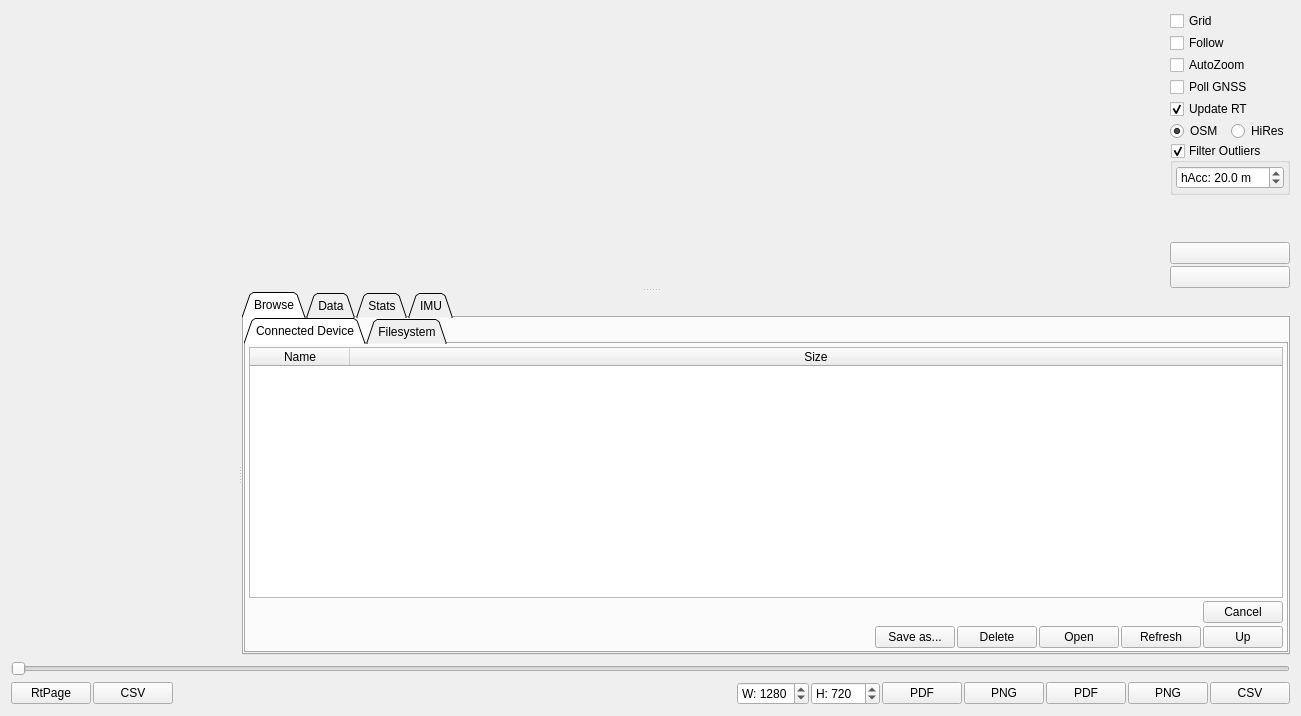
<?xml version="1.0" encoding="UTF-8"?>
<ui version="4.0">
 <class>PageLogAnalysis</class>
 <widget class="QWidget" name="PageLogAnalysis">
  <property name="geometry">
   <rect>
    <x>0</x>
    <y>0</y>
    <width>1301</width>
    <height>716</height>
   </rect>
  </property>
  <property name="windowTitle">
   <string>Form</string>
  </property>
  <layout class="QVBoxLayout" name="verticalLayout_3">
   <item>
    <widget class="QSplitter" name="mapSplitter">
     <property name="orientation">
      <enum>Qt::Orientation::Vertical</enum>
     </property>
     <widget class="QWidget" name="layoutWidget">
      <layout class="QHBoxLayout" name="horizontalLayout_2" stretch="1,0">
       <item>
        <widget class="MapWidget" name="map" native="true">
         <property name="sizePolicy">
          <sizepolicy hsizetype="MinimumExpanding" vsizetype="Preferred">
           <horstretch>0</horstretch>
           <verstretch>0</verstretch>
          </sizepolicy>
         </property>
        </widget>
       </item>
       <item>
        <layout class="QVBoxLayout" name="verticalLayout_2" stretch="0,0,0,0,0,0,0,1,0,0">
         <property name="spacing">
          <number>2</number>
         </property>
         <item>
          <widget class="QCheckBox" name="gridBox">
           <property name="text">
            <string>Grid</string>
           </property>
           <property name="checked">
            <bool>false</bool>
           </property>
          </widget>
         </item>
         <item>
          <widget class="QCheckBox" name="followBox">
           <property name="toolTip">
            <string>Follow log position on map</string>
           </property>
           <property name="text">
            <string>Follow</string>
           </property>
          </widget>
         </item>
         <item>
          <widget class="QCheckBox" name="autoZoomBox">
           <property name="toolTip">
            <string>Zoom in on trajectory when zooming in on data.</string>
           </property>
           <property name="text">
            <string>AutoZoom</string>
           </property>
          </widget>
         </item>
         <item>
          <widget class="QCheckBox" name="pollGnssBox">
           <property name="toolTip">
            <string>Poll realtime GNSS-data from the connected device.</string>
           </property>
           <property name="text">
            <string>Poll GNSS</string>
           </property>
          </widget>
         </item>
         <item>
          <widget class="QCheckBox" name="updateRtBox">
           <property name="toolTip">
            <string>Update plots while receiving data</string>
           </property>
           <property name="text">
            <string>Update RT</string>
           </property>
           <property name="checked">
            <bool>true</bool>
           </property>
          </widget>
         </item>
         <item>
          <layout class="QHBoxLayout" name="horizontalLayout_3">
           <item>
            <widget class="QRadioButton" name="tilesOsmButton">
             <property name="toolTip">
              <string>Use tiles from https://www.openstreetmap.org</string>
             </property>
             <property name="text">
              <string>OSM</string>
             </property>
             <property name="checked">
              <bool>true</bool>
             </property>
            </widget>
           </item>
           <item>
            <widget class="QRadioButton" name="tilesHiResButton">
             <property name="toolTip">
              <string>Use tiles from https://www.fau.de/</string>
             </property>
             <property name="text">
              <string>HiRes</string>
             </property>
             <property name="checked">
              <bool>false</bool>
             </property>
            </widget>
           </item>
          </layout>
         </item>
         <item>
          <widget class="QGroupBox" name="filterOutlierBox">
           <property name="sizePolicy">
            <sizepolicy hsizetype="Preferred" vsizetype="Fixed">
             <horstretch>0</horstretch>
             <verstretch>0</verstretch>
            </sizepolicy>
           </property>
           <property name="title">
            <string>Filter Outliers</string>
           </property>
           <property name="checkable">
            <bool>true</bool>
           </property>
           <property name="checked">
            <bool>true</bool>
           </property>
           <layout class="QVBoxLayout" name="verticalLayout_6">
            <property name="spacing">
             <number>3</number>
            </property>
            <property name="leftMargin">
             <number>3</number>
            </property>
            <property name="topMargin">
             <number>3</number>
            </property>
            <property name="rightMargin">
             <number>3</number>
            </property>
            <property name="bottomMargin">
             <number>3</number>
            </property>
            <item>
             <widget class="QDoubleSpinBox" name="filterhAccBox">
              <property name="toolTip">
               <string>Worst horizontal accuracy for points</string>
              </property>
              <property name="prefix">
               <string>hAcc: </string>
              </property>
              <property name="suffix">
               <string> m</string>
              </property>
              <property name="decimals">
               <number>1</number>
              </property>
              <property name="value">
               <double>20.000000000000000</double>
              </property>
             </widget>
            </item>
           </layout>
          </widget>
         </item>
         <item>
          <spacer name="verticalSpacer">
           <property name="orientation">
            <enum>Qt::Orientation::Vertical</enum>
           </property>
           <property name="sizeType">
            <enum>QSizePolicy::Policy::MinimumExpanding</enum>
           </property>
          </spacer>
         </item>
         <item>
          <widget class="QPushButton" name="centerButton">
           <property name="toolTip">
            <string>Zoom in on trace</string>
           </property>
           <property name="text">
            <string/>
           </property>
           <property name="icon">
            <iconset resource="../res.qrc">
             <normaloff>:/res/icons/icons8-target-96.png</normaloff>:/res/icons/icons8-target-96.png</iconset>
           </property>
          </widget>
         </item>
         <item>
          <widget class="QPushButton" name="playButton">
           <property name="toolTip">
            <string>Play log in real time</string>
           </property>
           <property name="text">
            <string/>
           </property>
           <property name="icon">
            <iconset resource="../res.qrc">
             <normaloff>:/res/icons/Circled Play-96.png</normaloff>:/res/icons/Circled Play-96.png</iconset>
           </property>
           <property name="checkable">
            <bool>true</bool>
           </property>
          </widget>
         </item>
        </layout>
       </item>
      </layout>
     </widget>
     <widget class="QSplitter" name="statSplitter">
      <property name="orientation">
       <enum>Qt::Orientation::Horizontal</enum>
      </property>
      <widget class="QCustomPlot" name="plot" native="true">
       <property name="sizePolicy">
        <sizepolicy hsizetype="MinimumExpanding" vsizetype="Preferred">
         <horstretch>0</horstretch>
         <verstretch>0</verstretch>
        </sizepolicy>
       </property>
      </widget>
      <widget class="QTabWidget" name="tabWidget">
       <property name="tabPosition">
        <enum>QTabWidget::TabPosition::North</enum>
       </property>
       <property name="tabShape">
        <enum>QTabWidget::TabShape::Triangular</enum>
       </property>
       <property name="currentIndex">
        <number>0</number>
       </property>
       <widget class="QWidget" name="tab_4">
        <attribute name="title">
         <string>Browse</string>
        </attribute>
        <attribute name="toolTip">
         <string>Browse directory of last log file.</string>
        </attribute>
        <layout class="QVBoxLayout" name="verticalLayout_7">
         <property name="spacing">
          <number>0</number>
         </property>
         <property name="leftMargin">
          <number>0</number>
         </property>
         <property name="topMargin">
          <number>0</number>
         </property>
         <property name="rightMargin">
          <number>0</number>
         </property>
         <property name="bottomMargin">
          <number>0</number>
         </property>
         <item>
          <widget class="QTabWidget" name="browseTabWidget">
           <property name="tabPosition">
            <enum>QTabWidget::TabPosition::North</enum>
           </property>
           <property name="tabShape">
            <enum>QTabWidget::TabShape::Triangular</enum>
           </property>
           <property name="currentIndex">
            <number>0</number>
           </property>
           <widget class="QWidget" name="vescLogTab">
            <attribute name="title">
             <string>Connected Device</string>
            </attribute>
            <layout class="QVBoxLayout" name="verticalLayout_9">
             <property name="spacing">
              <number>3</number>
             </property>
             <property name="leftMargin">
              <number>3</number>
             </property>
             <property name="topMargin">
              <number>3</number>
             </property>
             <property name="rightMargin">
              <number>3</number>
             </property>
             <property name="bottomMargin">
              <number>3</number>
             </property>
             <item>
              <widget class="QTableWidget" name="vescLogTable">
               <property name="editTriggers">
                <set>QAbstractItemView::EditTrigger::NoEditTriggers</set>
               </property>
               <property name="selectionMode">
                <enum>QAbstractItemView::SelectionMode::ExtendedSelection</enum>
               </property>
               <property name="selectionBehavior">
                <enum>QAbstractItemView::SelectionBehavior::SelectRows</enum>
               </property>
               <attribute name="horizontalHeaderStretchLastSection">
                <bool>true</bool>
               </attribute>
               <column>
                <property name="text">
                 <string>Name</string>
                </property>
               </column>
               <column>
                <property name="text">
                 <string>Size</string>
                </property>
               </column>
              </widget>
             </item>
             <item>
              <layout class="QHBoxLayout" name="horizontalLayout_5">
               <property name="spacing">
                <number>2</number>
               </property>
               <item>
                <widget class="DisplayPercentage" name="vescDisplay" native="true">
                 <property name="sizePolicy">
                  <sizepolicy hsizetype="MinimumExpanding" vsizetype="Preferred">
                   <horstretch>0</horstretch>
                   <verstretch>0</verstretch>
                  </sizepolicy>
                 </property>
                </widget>
               </item>
               <item>
                <widget class="QPushButton" name="vescLogCancelButton">
                 <property name="text">
                  <string>Cancel</string>
                 </property>
                </widget>
               </item>
              </layout>
             </item>
             <item>
              <widget class="QWidget" name="widget" native="true">
               <layout class="QHBoxLayout" name="horizontalLayout_6">
                <property name="spacing">
                 <number>2</number>
                </property>
                <property name="leftMargin">
                 <number>0</number>
                </property>
                <property name="topMargin">
                 <number>0</number>
                </property>
                <property name="rightMargin">
                 <number>0</number>
                </property>
                <property name="bottomMargin">
                 <number>0</number>
                </property>
                <item>
                 <spacer name="horizontalSpacer_3">
                  <property name="orientation">
                   <enum>Qt::Orientation::Horizontal</enum>
                  </property>
                  <property name="sizeHint" stdset="0">
                   <size>
                    <width>40</width>
                    <height>20</height>
                   </size>
                  </property>
                 </spacer>
                </item>
                <item>
                 <widget class="QPushButton" name="vescSaveAsButton">
                  <property name="text">
                   <string>Save as...</string>
                  </property>
                 </widget>
                </item>
                <item>
                 <widget class="QPushButton" name="vescLogDeleteButton">
                  <property name="text">
                   <string>Delete</string>
                  </property>
                  <property name="icon">
                   <iconset resource="../res.qrc">
                    <normaloff>:/res/icons/Delete-96.png</normaloff>:/res/icons/Delete-96.png</iconset>
                  </property>
                 </widget>
                </item>
                <item>
                 <widget class="QPushButton" name="vescLogListOpenButton">
                  <property name="text">
                   <string>Open</string>
                  </property>
                  <property name="icon">
                   <iconset resource="../res.qrc">
                    <normaloff>:/res/icons/Open Folder-96.png</normaloff>:/res/icons/Open Folder-96.png</iconset>
                  </property>
                 </widget>
                </item>
                <item>
                 <widget class="QPushButton" name="vescLogListRefreshButton">
                  <property name="text">
                   <string>Refresh</string>
                  </property>
                  <property name="icon">
                   <iconset resource="../res.qrc">
                    <normaloff>:/res/icons/Refresh-96.png</normaloff>:/res/icons/Refresh-96.png</iconset>
                  </property>
                 </widget>
                </item>
                <item>
                 <widget class="QPushButton" name="vescUpButton">
                  <property name="toolTip">
                   <string>Go up one directory</string>
                  </property>
                  <property name="text">
                   <string>Up</string>
                  </property>
                  <property name="icon">
                   <iconset resource="../res.qrc">
                    <normaloff>:/res/icons/Upload-96.png</normaloff>:/res/icons/Upload-96.png</iconset>
                  </property>
                 </widget>
                </item>
               </layout>
              </widget>
             </item>
            </layout>
           </widget>
           <widget class="QWidget" name="tab_5">
            <attribute name="title">
             <string>Filesystem</string>
            </attribute>
            <layout class="QVBoxLayout" name="verticalLayout_8">
             <property name="spacing">
              <number>3</number>
             </property>
             <property name="leftMargin">
              <number>3</number>
             </property>
             <property name="topMargin">
              <number>3</number>
             </property>
             <property name="rightMargin">
              <number>3</number>
             </property>
             <property name="bottomMargin">
              <number>3</number>
             </property>
             <item>
              <widget class="QTableWidget" name="logTable">
               <property name="editTriggers">
                <set>QAbstractItemView::EditTrigger::NoEditTriggers</set>
               </property>
               <property name="selectionMode">
                <enum>QAbstractItemView::SelectionMode::SingleSelection</enum>
               </property>
               <property name="selectionBehavior">
                <enum>QAbstractItemView::SelectionBehavior::SelectRows</enum>
               </property>
               <attribute name="horizontalHeaderStretchLastSection">
                <bool>true</bool>
               </attribute>
               <column>
                <property name="text">
                 <string>Name</string>
                </property>
               </column>
               <column>
                <property name="text">
                 <string>Size</string>
                </property>
               </column>
              </widget>
             </item>
             <item>
              <layout class="QHBoxLayout" name="horizontalLayout_4">
               <item>
                <spacer name="horizontalSpacer_2">
                 <property name="orientation">
                  <enum>Qt::Orientation::Horizontal</enum>
                 </property>
                 <property name="sizeHint" stdset="0">
                  <size>
                   <width>40</width>
                   <height>20</height>
                  </size>
                 </property>
                </spacer>
               </item>
               <item>
                <widget class="QPushButton" name="logListRefreshButton">
                 <property name="text">
                  <string>Refresh</string>
                 </property>
                 <property name="icon">
                  <iconset resource="../res.qrc">
                   <normaloff>:/res/icons/Refresh-96.png</normaloff>:/res/icons/Refresh-96.png</iconset>
                 </property>
                </widget>
               </item>
               <item>
                <widget class="QPushButton" name="logListOpenButton">
                 <property name="text">
                  <string>Open Selected</string>
                 </property>
                 <property name="icon">
                  <iconset resource="../res.qrc">
                   <normaloff>:/res/icons/Open Folder-96.png</normaloff>:/res/icons/Open Folder-96.png</iconset>
                 </property>
                </widget>
               </item>
              </layout>
             </item>
            </layout>
           </widget>
          </widget>
         </item>
        </layout>
       </widget>
       <widget class="QWidget" name="tab">
        <attribute name="title">
         <string>Data</string>
        </attribute>
        <layout class="QVBoxLayout" name="verticalLayout">
         <property name="leftMargin">
          <number>3</number>
         </property>
         <property name="topMargin">
          <number>3</number>
         </property>
         <property name="rightMargin">
          <number>3</number>
         </property>
         <property name="bottomMargin">
          <number>3</number>
         </property>
         <item>
          <widget class="QTableWidget" name="dataTable">
           <property name="editTriggers">
            <set>QAbstractItemView::EditTrigger::NoEditTriggers</set>
           </property>
           <property name="alternatingRowColors">
            <bool>true</bool>
           </property>
           <property name="selectionMode">
            <enum>QAbstractItemView::SelectionMode::ExtendedSelection</enum>
           </property>
           <property name="selectionBehavior">
            <enum>QAbstractItemView::SelectionBehavior::SelectRows</enum>
           </property>
           <attribute name="horizontalHeaderStretchLastSection">
            <bool>false</bool>
           </attribute>
           <column>
            <property name="text">
             <string>Name</string>
            </property>
           </column>
           <column>
            <property name="text">
             <string>Value</string>
            </property>
           </column>
           <column>
            <property name="text">
             <string>Plot</string>
            </property>
           </column>
           <column>
            <property name="text">
             <string>Y2</string>
            </property>
            <property name="toolTip">
             <string>&lt;html&gt;&lt;head/&gt;&lt;body&gt;&lt;p&gt;Show this data series on the second Y axis to the right&lt;/p&gt;&lt;p&gt;Y axes will be autoscaled independently&lt;/p&gt;&lt;/body&gt;&lt;/html&gt;</string>
            </property>
           </column>
           <column>
            <property name="text">
             <string>Scale</string>
            </property>
           </column>
          </widget>
         </item>
        </layout>
       </widget>
       <widget class="QWidget" name="tab_2">
        <attribute name="title">
         <string>Stats</string>
        </attribute>
        <layout class="QVBoxLayout" name="verticalLayout_5">
         <property name="leftMargin">
          <number>3</number>
         </property>
         <property name="topMargin">
          <number>3</number>
         </property>
         <property name="rightMargin">
          <number>3</number>
         </property>
         <property name="bottomMargin">
          <number>3</number>
         </property>
         <item>
          <widget class="QTableWidget" name="statTable">
           <property name="editTriggers">
            <set>QAbstractItemView::EditTrigger::NoEditTriggers</set>
           </property>
           <property name="alternatingRowColors">
            <bool>true</bool>
           </property>
           <property name="selectionMode">
            <enum>QAbstractItemView::SelectionMode::NoSelection</enum>
           </property>
           <property name="selectionBehavior">
            <enum>QAbstractItemView::SelectionBehavior::SelectRows</enum>
           </property>
           <attribute name="horizontalHeaderStretchLastSection">
            <bool>true</bool>
           </attribute>
           <column>
            <property name="text">
             <string>Name</string>
            </property>
           </column>
           <column>
            <property name="text">
             <string>Value</string>
            </property>
           </column>
          </widget>
         </item>
        </layout>
       </widget>
       <widget class="QWidget" name="tab_3">
        <attribute name="title">
         <string>IMU</string>
        </attribute>
        <layout class="QVBoxLayout" name="verticalLayout_4"/>
       </widget>
      </widget>
     </widget>
    </widget>
   </item>
   <item>
    <widget class="SuperSlider" name="spanSlider">
     <property name="orientation">
      <enum>Qt::Orientation::Horizontal</enum>
     </property>
    </widget>
   </item>
   <item>
    <layout class="QHBoxLayout" name="horizontalLayout">
     <property name="spacing">
      <number>2</number>
     </property>
     <item>
      <widget class="QPushButton" name="openCurrentButton">
       <property name="toolTip">
        <string>Open log from RT data page</string>
       </property>
       <property name="text">
        <string>RtPage</string>
       </property>
       <property name="icon">
        <iconset resource="../res.qrc">
         <normaloff>:/res/icons/Open Folder-96.png</normaloff>:/res/icons/Open Folder-96.png</iconset>
       </property>
      </widget>
     </item>
     <item>
      <widget class="QPushButton" name="openCsvButton">
       <property name="toolTip">
        <string>Open CSV file...</string>
       </property>
       <property name="text">
        <string>CSV</string>
       </property>
       <property name="icon">
        <iconset resource="../res.qrc">
         <normaloff>:/res/icons/Open Folder-96.png</normaloff>:/res/icons/Open Folder-96.png</iconset>
       </property>
      </widget>
     </item>
     <item>
      <spacer name="horizontalSpacer">
       <property name="orientation">
        <enum>Qt::Orientation::Horizontal</enum>
       </property>
       <property name="sizeHint" stdset="0">
        <size>
         <width>40</width>
         <height>20</height>
        </size>
       </property>
      </spacer>
     </item>
     <item>
      <widget class="QSpinBox" name="saveWidthBox">
       <property name="sizePolicy">
        <sizepolicy hsizetype="Fixed" vsizetype="Fixed">
         <horstretch>0</horstretch>
         <verstretch>0</verstretch>
        </sizepolicy>
       </property>
       <property name="prefix">
        <string>W: </string>
       </property>
       <property name="maximum">
        <number>9999</number>
       </property>
       <property name="value">
        <number>1280</number>
       </property>
      </widget>
     </item>
     <item>
      <widget class="QSpinBox" name="saveHeightBox">
       <property name="sizePolicy">
        <sizepolicy hsizetype="Fixed" vsizetype="Fixed">
         <horstretch>0</horstretch>
         <verstretch>0</verstretch>
        </sizepolicy>
       </property>
       <property name="prefix">
        <string>H: </string>
       </property>
       <property name="maximum">
        <number>9999</number>
       </property>
       <property name="value">
        <number>720</number>
       </property>
      </widget>
     </item>
     <item>
      <widget class="QPushButton" name="savePlotPdfButton">
       <property name="toolTip">
        <string>Save plot as PDF image</string>
       </property>
       <property name="text">
        <string>PDF</string>
       </property>
       <property name="icon">
        <iconset resource="../res.qrc">
         <normaloff>:/res/icons/Line Chart-96.png</normaloff>:/res/icons/Line Chart-96.png</iconset>
       </property>
      </widget>
     </item>
     <item>
      <widget class="QPushButton" name="savePlotPngButton">
       <property name="toolTip">
        <string>Save plot as PNG image</string>
       </property>
       <property name="text">
        <string>PNG</string>
       </property>
       <property name="icon">
        <iconset resource="../res.qrc">
         <normaloff>:/res/icons/Line Chart-96.png</normaloff>:/res/icons/Line Chart-96.png</iconset>
       </property>
      </widget>
     </item>
     <item>
      <widget class="QPushButton" name="saveMapPdfButton">
       <property name="toolTip">
        <string>Save map as PDF image</string>
       </property>
       <property name="text">
        <string>PDF</string>
       </property>
       <property name="icon">
        <iconset resource="../res.qrc">
         <normaloff>:/res/icons/Waypoint Map-96.png</normaloff>:/res/icons/Waypoint Map-96.png</iconset>
       </property>
      </widget>
     </item>
     <item>
      <widget class="QPushButton" name="saveMapPngButton">
       <property name="toolTip">
        <string>Save map as Png image</string>
       </property>
       <property name="text">
        <string>PNG</string>
       </property>
       <property name="icon">
        <iconset resource="../res.qrc">
         <normaloff>:/res/icons/Waypoint Map-96.png</normaloff>:/res/icons/Waypoint Map-96.png</iconset>
       </property>
      </widget>
     </item>
     <item>
      <widget class="QPushButton" name="saveCsvButton">
       <property name="toolTip">
        <string>Save all data as CSV-file...</string>
       </property>
       <property name="text">
        <string>CSV</string>
       </property>
      </widget>
     </item>
    </layout>
   </item>
  </layout>
 </widget>
 <customwidgets>
  <customwidget>
   <class>DisplayPercentage</class>
   <extends>QWidget</extends>
   <header>widgets/displaypercentage.h</header>
   <container>1</container>
  </customwidget>
  <customwidget>
   <class>QCustomPlot</class>
   <extends>QWidget</extends>
   <header>widgets/qcustomplot.h</header>
   <container>1</container>
  </customwidget>
  <customwidget>
   <class>MapWidget</class>
   <extends>QWidget</extends>
   <header>map/mapwidget.h</header>
   <container>1</container>
  </customwidget>
  <customwidget>
   <class>SuperSlider</class>
   <extends>QSlider</extends>
   <header>widgets/superslider.h</header>
  </customwidget>
 </customwidgets>
 <resources>
  <include location="../res.qrc"/>
 </resources>
 <connections/>
</ui>
